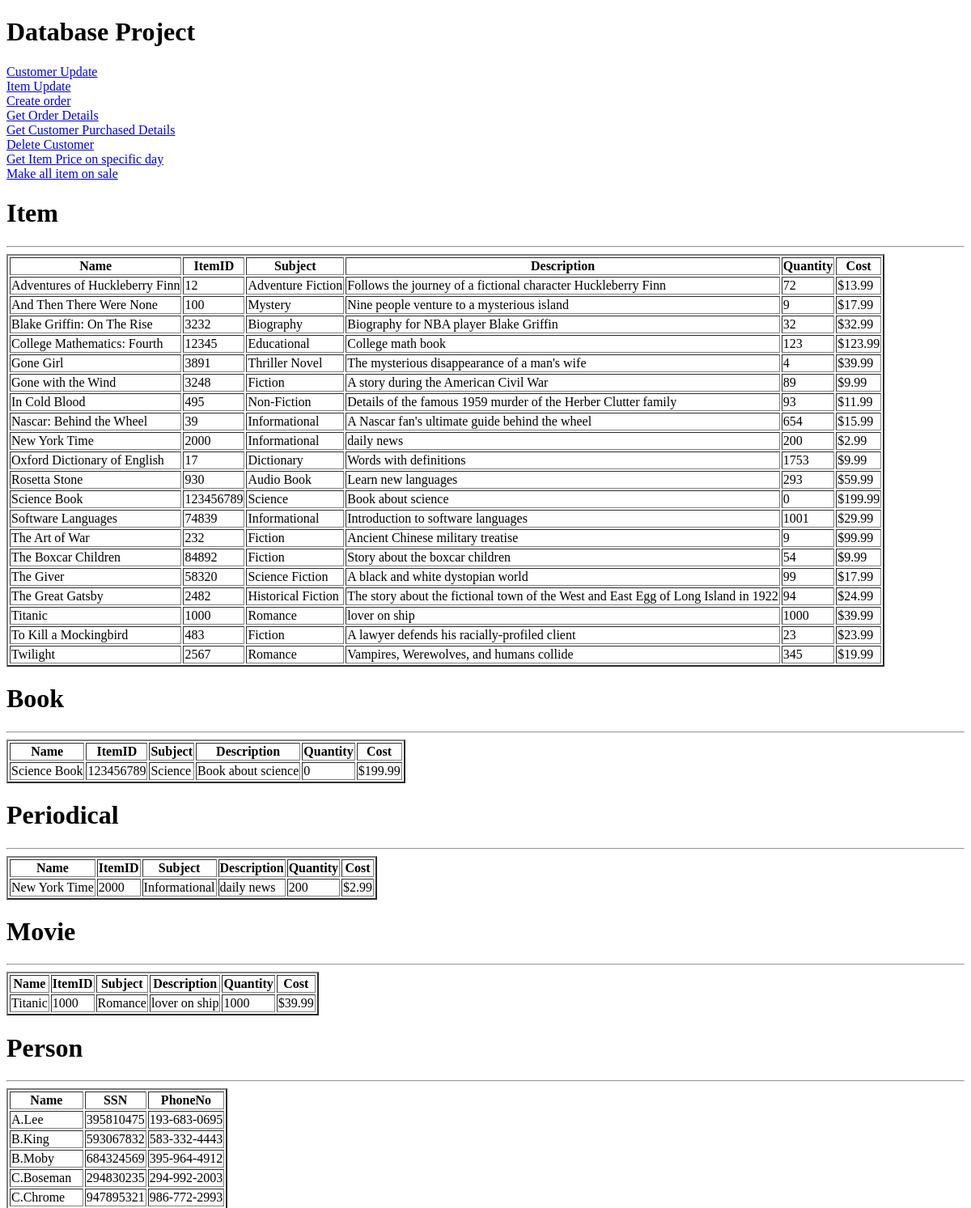
Before: / (upper part) with the older database file.
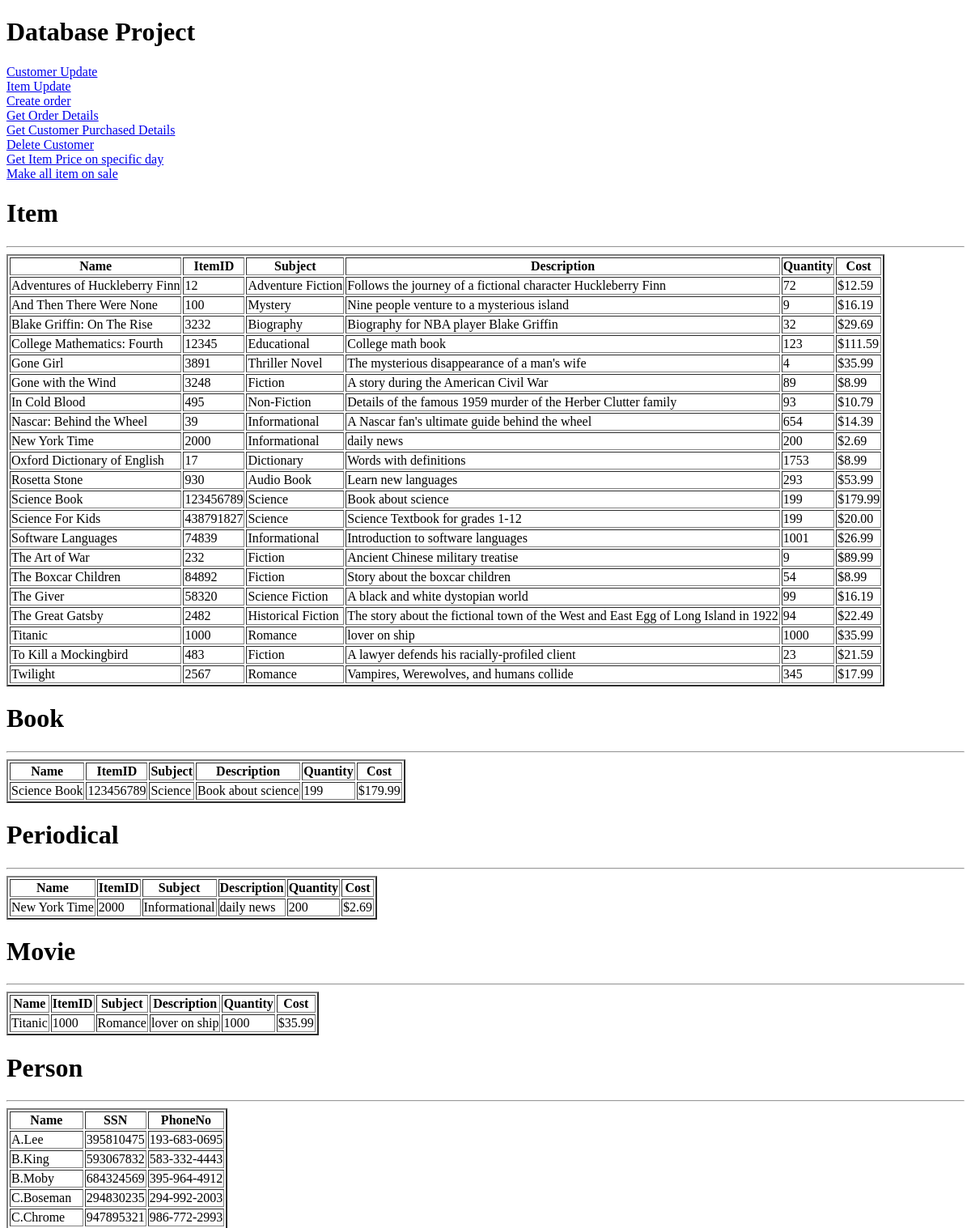
After: the same page with the newer database file.
### tables this page shows
CREATE TABLE `item` (
  `Item_ID` varchar(9) NOT NULL,
  `Item_Image` varchar(30) NOT NULL,
  `Subject` varchar(20) NOT NULL,
  `Description` varchar(100) NOT NULL,
  `Quantity` int(255) UNSIGNED NOT NULL,
  `Cost` float(10,2) UNSIGNED NOT NULL,
  `NAME` varchar(30) NOT NULL
);

CREATE TABLE `person` (
  `Name` varchar(10) NOT NULL,
  `Ssn` varchar(9) NOT NULL,
  `PhoneNo` varchar(12) DEFAULT NULL
);

### displayData.php (the view, shortened to what this page needs)
<?php
    function displayInfo() {
        $conn = getConnection();
		$sql = "SELECT name, item_ID, subject, description, quantity, Cost FROM item GROUP BY name;";
        $result = $conn->query($sql);
?>
		<html>
		<body>
		<h1>Item</h1>
		<hr>
		<table border = '2'>
		<tr>
		<th>Name</th>
		<th>ItemID</th>
		<th>Subject</th>
		<th>Description</th>
		<th>Quantity</th>
		<th>Cost</th>
		</tr>
		<?php
        if ($result->num_rows > 0) {
			while($row = $result->fetch_assoc()) {
			echo "<tr>";
			echo "<td>" . $row['name'] ."</td>";
			echo "<td>" . $row['item_ID'] . "</td>";
			echo "<td>" . $row['subject'] . "</td>";
			echo "<td>" . $row['description'] . "</td>";
			echo "<td>" . $row['quantity'] . "</td>";
			echo "<td>" . "$" . $row['Cost'] . "</td>";
			echo "</tr>";
            }
		?>
		</table>
		</body>
		</html>
		<?php
        } else {
            echo "0 results" . "<br>";
        }
		$sql = "SELECT name, item_ID, subject, description, quantity, Cost FROM item I JOIN book B ON I.Item_ID = B.ID GROUP BY name;";
        $result = $conn->query($sql);
		?>
		<html>
		<body>
		<h1>Book</h1>
		<hr>
		<table border = '2'>
		<tr>
		<th>Name</th>
		<th>ItemID</th>
		<th>Subject</th>
		<th>Description</th>
		<th>Quantity</th>
		<th>Cost</th>
		</tr>
		<?php
        if ($result->num_rows > 0) {
			while($row = $result->fetch_assoc()) {
			echo "<tr>";
			echo "<td>" . $row['name'] ."</td>";
			echo "<td>" . $row['item_ID'] . "</td>";
			echo "<td>" . $row['subject'] . "</td>";
			echo "<td>" . $row['description'] . "</td>";
			echo "<td>" . $row['quantity'] . "</td>";
			echo "<td>" . "$" . $row['Cost'] . "</td>";
			echo "</tr>";
            }
		?>
		</table>
		</body>
		</html>
		<?php
        } else {
            echo "0 results" . "<br>";
        }
		$sql = "SELECT name, item_ID, subject, description, quantity, Cost FROM item I JOIN periodical P ON I.Item_ID = P.ID GROUP BY name;";
        $result = $conn->query($sql);
		?>
		<html>
		<body>
		<h1>Periodical</h1>
		<hr>
		<table border = '2'>
		<tr>
		<th>Name</th>
		<th>ItemID</th>
		<th>Subject</th>
		<th>Description</th>
		<th>Quantity</th>
		<th>Cost</th>
		</tr>
		<?php
        if ($result->num_rows > 0) {
			while($row = $result->fetch_assoc()) {
			echo "<tr>";
			echo "<td>" . $row['name'] ."</td>";
			echo "<td>" . $row['item_ID'] . "</td>";
			echo "<td>" . $row['subject'] . "</td>";
			echo "<td>" . $row['description'] . "</td>";
			echo "<td>" . $row['quantity'] . "</td>";
			echo "<td>" . "$" . $row['Cost'] . "</td>";
			echo "</tr>";
            }
		?>
		</table>
		</body>
		</html>
		<?php
        } else {
            echo "0 results" . "<br>";
        }
		$sql = "SELECT name, item_ID, subject, description, quantity, Cost FROM item I JOIN movie M ON I.Item_ID = M.ID GROUP BY name;";
        $result = $conn->query($sql);
		?>
		<html>
		<body>
		<h1>Movie</h1>
		<hr>
		<table border = '2'>
		<tr>
		<th>Name</th>
		<th>ItemID</th>
		<th>Subject</th>
		<th>Description</th>
		<th>Quantity</th>
		<th>Cost</th>
		</tr>
		<?php
        if ($result->num_rows > 0) {
			while($row = $result->fetch_assoc()) {
			echo "<tr>";
			echo "<td>" . $row['name'] ."</td>";
			echo "<td>" . $row['item_ID'] . "</td>";
			echo "<td>" . $row['subject'] . "</td>";
			echo "<td>" . $row['description'] . "</td>";
			echo "<td>" . $row['quantity'] . "</td>";
			echo "<td>" . "$" . $row['Cost'] . "</td>";
			echo "</tr>";
            }
		?>
		</table>
		</body>
		</html>
		<?php
        } else {
            echo "0 results" . "<br>";
        }
        $sql = "SELECT name, Ssn, PhoneNo FROM person GROUP BY name;";
        $result = $conn->query($sql);
		?>
		<html>
		<body>
		<h1>Person</h1>
		<hr>
		<table border = '2'>
		<tr>
		<th>Name</th>
		<th>SSN</th>
		<th>PhoneNo</th>
		</tr>
		<?php
        if ($result->num_rows > 0) {
			while($row = $result->fetch_assoc()) {
			echo "<tr>";
			echo "<td>" . $row['name'] ."</td>";
			echo "<td>" . $row['Ssn'] ."</td>";
			echo "<td>" . $row['PhoneNo'] ."</td>";
			echo "</tr>";
            }
		?>
		</table>
		</body>
		</html>
		<?php
        } else {
            echo "0 results" . "<br>";
        }
        $sql = "SELECT name, IDno, Ssn, PhoneNo, email, address, Created_date, username, password FROM person P JOIN customer C ON P.Ssn=C.Cust_Ssn GROUP BY name;";
        $result = $conn->query($sql);
		?>
		<html>
		<body>
		<?php
        if ($result->num_rows > 0) {
		?>
		</body>
		</html>
		<?php
        } else {
            echo "0 results" . "<br>";
        }
        $sql = "SELECT name, Ssn, PhoneNo FROM person P JOIN director D ON P.Ssn=D.D_Ssn GROUP BY name";
        $result = $conn->query($sql);
		?>
		<html>
		<body>
		<?php
        if ($result->num_rows > 0) {
		?>
		</body>
		</html>
		<?php
        } else {
            echo "0 results" . "<br>";
        }
        $sql = "SELECT name, Ssn, PhoneNo FROM person P JOIN staff S ON P.Ssn=S.S_Ssn GROUP BY name";
        $result = $conn->query($sql);
		?>
		<html>
		<body>
		<?php
        if ($result->num_rows > 0) {
		?>
		</body>
		</html>
		<?php
        } else {
            echo "0 results" . "<br>";
        }
		$sql = "SELECT name, Ssn, PhoneNo FROM person P JOIN author A ON P.Ssn=A.A_Ssn GROUP BY name";
        $result = $conn->query($sql);
		?>
		<html>
		<body>
		<?php
        if ($result->num_rows > 0) {
		?>
		</body>
		</html>
		<?php
        } else {
            echo "0 results" . "<br>";
        }
        $sql = "SELECT name, Ssn, PhoneNo FROM person P JOIN journalist J ON P.Ssn=J.J_Ssn GROUP BY name";
        $result = $conn->query($sql);
		?>
		<html>
		<body>
		<?php
        if ($result->num_rows > 0) {
		?>
		</body>
		</html>
		<?php
        } else {
            echo "0 results" . "<br>";
        }
        $sql = "SELECT name, p_id, Ssn, PhoneNo FROM person P JOIN publisher Pub ON P.Ssn=Pub.P_Ssn GROUP BY name";
        $result = $conn->query($sql);
		?>
		<html>
		<body>
		<?php
        if ($result->num_rows > 0) {
		?>
		</body>
		</html>
		<?php
        } else {
            echo "0 results" . "<br>";
        }
    }
?>

### index.php (shortened to what this page needs)
<!DOCTYPE html>
<html>
	<body>
		<h1>Database Project</h1>
		<a href="customerForm.php">Customer Update</a>
		<br/>
		<a href="itemForm.php">Item Update</a>
		<br/>
		<a href="orderForm.php">Create order</a>
		<br/>
		<a href="getOrderForm.php">Get Order Details</a>
		<br/>
		<a href="getPurchasedForm.php">Get Customer Purchased Details</a>
		<br/>
		<a href="deleteCustomerForm.php">Delete Customer</a>
		<br/>
		<a href="getPriceOnDay.php">Get Item Price on specific day</a>
		<br/>
		<a href="updatePriceForm.php">Make all item on sale</a>
		<br/>
		<?php
			include('displayData.php');
			displayInfo();
		?>
	</body>
</html>

Changed rows visible on the page:
changed item "Adventures of Huckleberry Finn": Cost "13.99" → "12.59"
changed item "And Then There Were None": Cost "17.99" → "16.19"
changed item "Blake Griffin: On The Rise": Cost "32.99" → "29.69"
changed item "College Mathematics: Fourth": Cost "123.99" → "111.59"
changed item "Gone Girl": Cost "39.99" → "35.99"
changed item "Gone with the Wind": Cost "9.99" → "8.99"
changed item "In Cold Blood": Cost "11.99" → "10.79"
changed item "Nascar: Behind the Wheel": Cost "15.99" → "14.39"
changed item "New York Time": Cost "2.99" → "2.69"
changed item "Oxford Dictionary of English": Cost "9.99" → "8.99"
changed item "Rosetta Stone": Cost "59.99" → "53.99"
changed item "Science Book": Quantity "0" → "199"; Cost "199.99" → "179.99"
added item: NAME "Science For Kids", Item_ID "438791827", Subject "Science", Description "Science Textbook for grades 1-12", Quantity "199", Cost "20.00", shown under "Item"
changed item "Software Languages": Cost "29.99" → "26.99"
changed item "The Art of War": Cost "99.99" → "89.99"
changed item "The Boxcar Children": Cost "9.99" → "8.99"
changed item "The Giver": Cost "17.99" → "16.19"
changed item "The Great Gatsby": Cost "24.99" → "22.49"
changed item "Titanic": Cost "39.99" → "35.99"
changed item "To Kill a Mockingbird": Cost "23.99" → "21.59"
changed item "Twilight": Cost "19.99" → "17.99"
